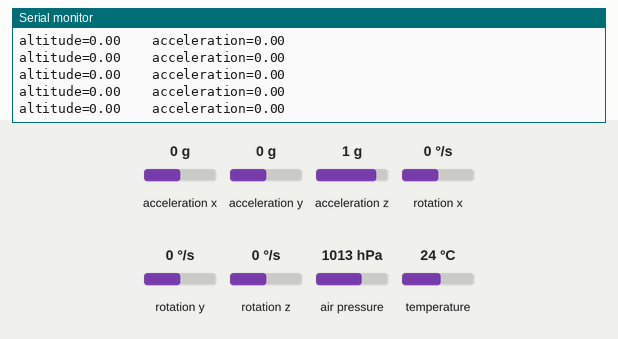
A sketch run on a simulated Arduino Uno, built with avr-gcc and run on an emulated ATmega328P. Shown: the last lines printed to the serial monitor. The inputs (shaded band) are chosen by the test bench; at power-on: acceleration z 1 g, acceleration x 0 g, air pressure 1013 hPa, acceleration y 0 g, rotation x 0 °/s, rotation y 0 °/s, rotation z 0 °/s, temperature 24 °C. Storage starts empty.

Above: at 4.2 s.
4.3 s: acceleration z set to -0.8 g
At 5.0 s:
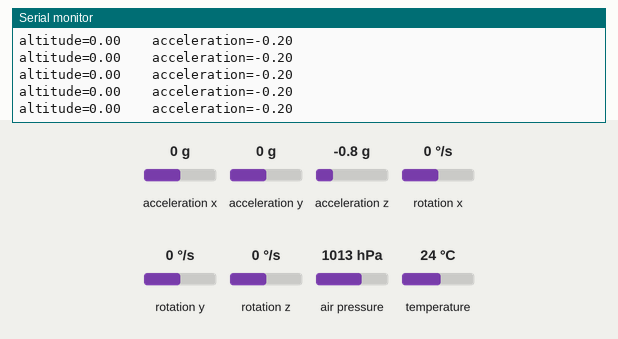
7.3 s: acceleration x set to -1.4 g
At 8.1 s:
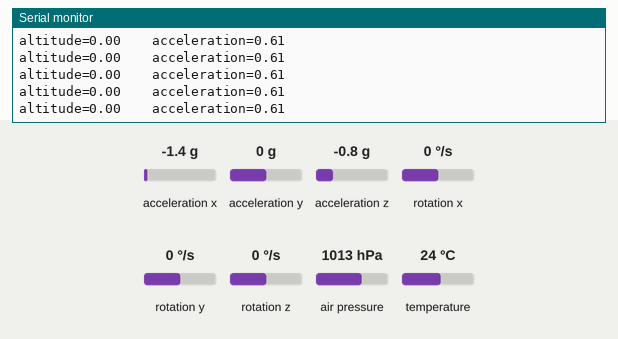
10.3 s: air pressure set to 952 hPa
At 11.0 s:
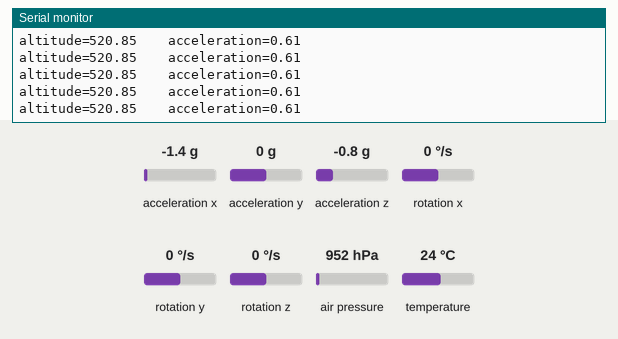
13.3 s: acceleration y set to -1.4 g
At 14.2 s:
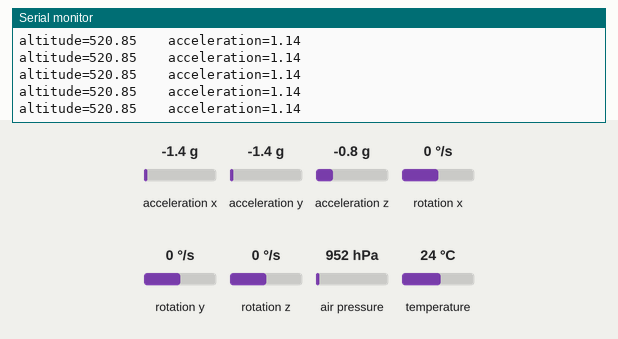
20.8 s: air pressure set to 1048 hPa
At 21.3 s:
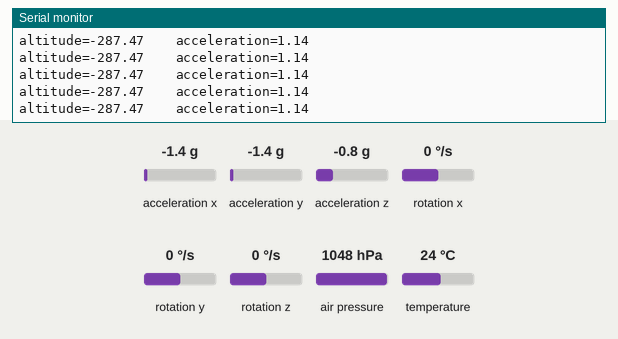
Timing chart, 0 to 23.8 s (numbered marks = the images above; inputs shaded):
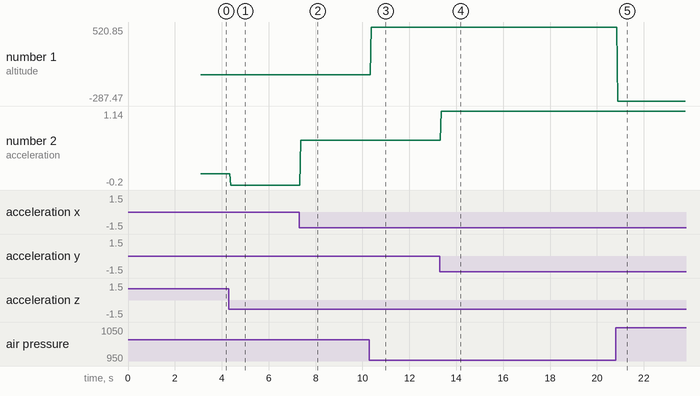

Measured:
- after the input at 4.3 s, the serial monitor: prints a new line after 0.08 s (image 1)
- after the input at 7.3 s, the serial monitor: prints a new line after 0.06 s (image 2)
- after the input at 10.3 s, the serial monitor: prints a new line after 0.07 s (image 3)
- after the input at 13.3 s, the serial monitor: prints a new line after 0.07 s (image 4)
- after the input at 20.8 s, the serial monitor: prints a new line after 0.09 s (image 5)
- plotted number 1: 0 → 520.85 after the input at 10.3 s, 520.85 → -287.47 after the input at 20.8 s
- plotted number 2: 0 → -0.2 after the input at 4.3 s, -0.2 → 0.61 after the input at 7.3 s, 0.61 → 1.14 after the input at 13.3 s

The sketch:

fc2.ino
```cpp
// (licence header left out)
#include <SPI.h>
#include <SD.h>
#include <Adafruit_BMP085.h>
#include <MPU6050_tockn.h>

#define SEPERATION_ACCELERATION 0.15
#define ALTITUDE_DELTA 1.0
#define PARACHUTE_ALTITUDE 30.0

#define DEBUG 1
#define BAUD_RATE 9600
#define SD_PORT 10

Adafruit_BMP085 bmp;
MPU6050 mpu(Wire);
int32_t basePressure;
float baseAcceleration;
File logFile;

void setup()
{
    Serial.begin(BAUD_RATE);
    if (!SD.begin(SD_PORT))
    {
        Serial.println("ERROR: Couldn't init SD!");
        return;
    }
    if (!bmp.begin(BMP085_HIGHRES))
    {
        Serial.println("ERROR: Couldn't init bmp!");
        return;
    }
    mpu.begin();
#ifdef DEBUG
    mpu.calcGyroOffsets(true);
#else
    mpu.calcGyroOffsets(false);
#endif
    mpu.update();

    basePressure = bmp.readPressure();
    baseAcceleration = pow(pow(mpu.getAccX(), 2) + pow(mpu.getAccY(), 2) + pow(mpu.getAccZ(), 2), 0.5);

    float gyroXOffset = mpu.getGyroXoffset();
    float gyroYOffset = mpu.getGyroYoffset();
    float gyroZOffset = mpu.getGyroZoffset();

#ifdef DEBUG
    Serial.print("basePressure = ");
    Serial.println(basePressure);
    Serial.print("baseAcceleration = ");
    Serial.println(baseAcceleration);
    Serial.print("gyroOffset = [");
    Serial.print(gyroXOffset);
    Serial.print(", ");
    Serial.print(gyroYOffset);
    Serial.print(", ");
    Serial.print(gyroZOffset);
    Serial.println("]");
#endif

    logFile = SD.open("FLT_LOG.BIN", FILE_WRITE);
    uint8_t buf[28] = {0, 0, 0, 0, 0, 0, 0, 0};
    memcpy(&buf[8], &basePressure, 4);
    memcpy(&buf[12], &baseAcceleration, 4);
    memcpy(&buf[16], &gyroXOffset, 4);
    memcpy(&buf[20], &gyroYOffset, 4);
    memcpy(&buf[24], &gyroZOffset, 4);
    logFile.write(buf, 28);
    logFile.flush();
}

bool stageSeperated = false;
bool parachuteDeployed = false;
float lastAltitudes[] = {0, 0, 0, 0, 0};

void loop()
{
    unsigned long curTime = millis();
    float altitude = bmp.readAltitude(basePressure);

    mpu.update();
    float accX = mpu.getAccX();
    float accY = mpu.getAccY();
    float accZ = mpu.getAccZ();
    float acceleration = pow(square(accX) + square(accY) + square(accZ), 0.5) - baseAcceleration;

#ifdef DEBUG
    Serial.print("altitude=");
    Serial.print(altitude);
    Serial.print("\t\tacceleration=");
    Serial.println(acceleration);
#endif

    float angleX = mpu.getAngleX();
    float angleY = mpu.getAngleY();
    float angleZ = mpu.getAngleZ();
    float bmpTemperature = bmp.readTemperature();
    float mpuTemperature = mpu.getTemp();

    uint8_t buf[42];
    memcpy(&buf[0], &curTime, 4);
    memcpy(&buf[4], &altitude, 4);
    memcpy(&buf[8], &accX, 4);
    memcpy(&buf[12], &accY, 4);
    memcpy(&buf[16], &accZ, 4);
    memcpy(&buf[20], &angleX, 4);
    memcpy(&buf[24], &angleY, 4);
    memcpy(&buf[28], &angleZ, 4);
    memcpy(&buf[32], &bmpTemperature, 4);
    memcpy(&buf[36], &mpuTemperature, 4);
    buf[40] = stageSeperated;
    buf[41] = parachuteDeployed;
    logFile.write(buf, 42);
    logFile.flush();

    if (altitude < 10)
    {
        return;
    }

    float avgOfLastAltitudes = 0;
    for (int i = 0; i < 5; i++)
    {
        avgOfLastAltitudes += lastAltitudes[i];
    }
    avgOfLastAltitudes /= 5;

    if (!stageSeperated && acceleration < SEPERATION_ACCELERATION && avgOfLastAltitudes - altitude > ALTITUDE_DELTA)
    {
#ifdef DEBUG
        Serial.println("Seperating stage 2");
#endif
        // TODO: Seperate stage 2
        stageSeperated = true;
    }

    for (int i = 0; i < 4; i++)
    {
        lastAltitudes[i] = lastAltitudes[i + 1];
    }
    lastAltitudes[4] = altitude;

    if (!parachuteDeployed && stageSeperated && altitude < PARACHUTE_ALTITUDE)
    {
#ifdef DEBUG
        Serial.println("Deploying parachute");
#endif
        // TODO: Deploy parachute
        parachuteDeployed = true;
    }
}
```
